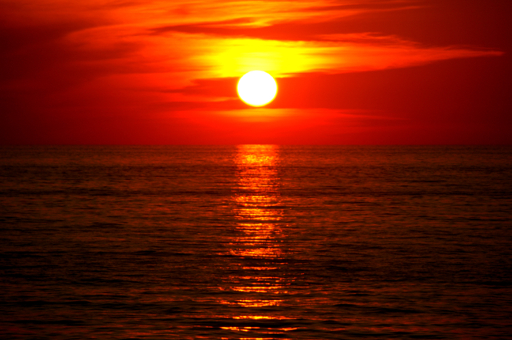
#> input picture datas/sunset2.jpg, 512 x 340 px
$ jupyter execute '85-图像特效-Swirl滤镜.ipynb'   (shell and % lines are left out)
#> lines starting #> are read from the running program, lines starting #| are printed output that depends on the picture
# 图像特效-Swirl滤镜

[cell 1]
from scipy import signal
import numpy as np
import cv2
import matplotlib.pyplot as plt
import math

[cell 2]
src = cv2.imread('../datas/sunset2.jpg')
#> src is the input picture: shape (340, 512, 3); mean B, G, R 2.5, 28.3, 117.1
gray = cv2.imread('../datas/sunset2.jpg',0)
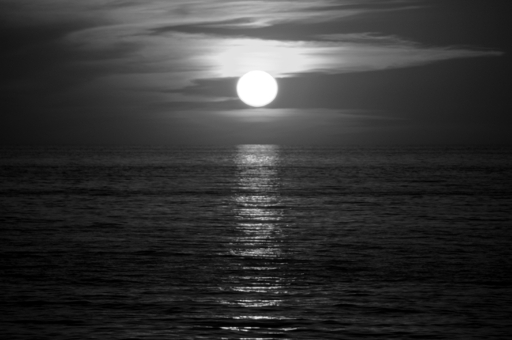
#> gray: shape (340, 512); min 0, max 255, mean 51.9
rgb = cv2.cvtColor(src,cv2.COLOR_BGR2RGB)

[cell 3]
def swirl_filter(src,cenX,cenY,degree):
#> called with cenX = 180, cenY = 200, degree = 200
    srcf = np.float32(src)
    if len(src.shape) < 3:
        srcf = cv2.cvtColor(src,cv2.COLOR_GRAY2RGB).astype(np.float32)
    dst = np.zeros_like(srcf)
    rows,cols = srcf.shape[0],srcf.shape[1]
#> rows = 340; cols = 512
    degree = min(degree,360)
    degree = max(0,degree)
    degree = degree / 3600.0
    radius = 0

    for y in range(rows):
        for x in range(cols):
            offsetX = x - cenX
            offsetY = y - cenY
            radian = math.atan2(offsetY,offsetX)
            radius = np.sqrt(offsetX ** 2 + offsetY ** 2)
            newX = int(radius * np.cos(radian + degree * radius) + cenX)
            newY = int(radius * np.sin(radian + degree * radius) + cenY)
            newX = min(cols - 1,max(0,newX))
            newY = min(rows - 1,max(0,newY))
            dst[y,x] = src[newY,newX]
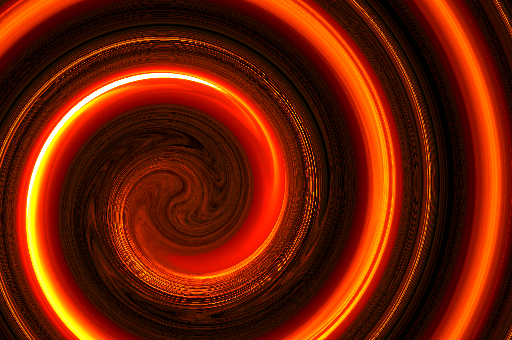
#> dst: shape (340, 512, 3) float32; mean R, G, B 112.6, 29.3, 2.5

    return np.uint8(dst)
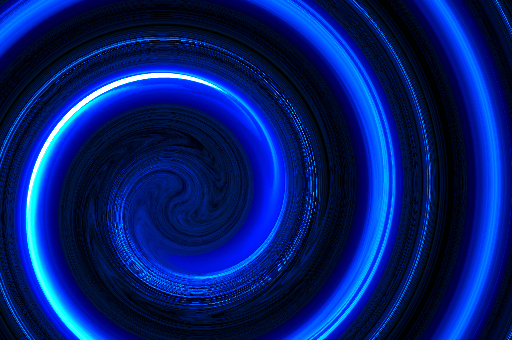
#> returned value: shape (340, 512, 3); mean of channels 0, 1, 2 112.6, 29.3, 2.5; drawn as B, G, R

$ run again, with datas/animal.jpg copied over datas/sunset2.jpg
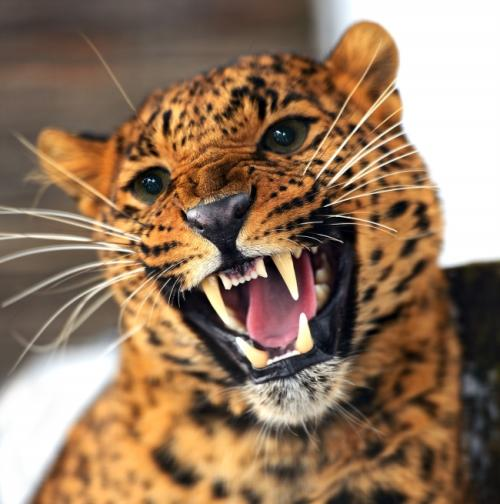
#> input picture datas/animal.jpg, 500 x 504 px
#> src is the input picture: shape (504, 500, 3); mean B, G, R 95.3, 119.5, 147.5
#> after the loop in swirl_filter, `for y in range(rows):`:
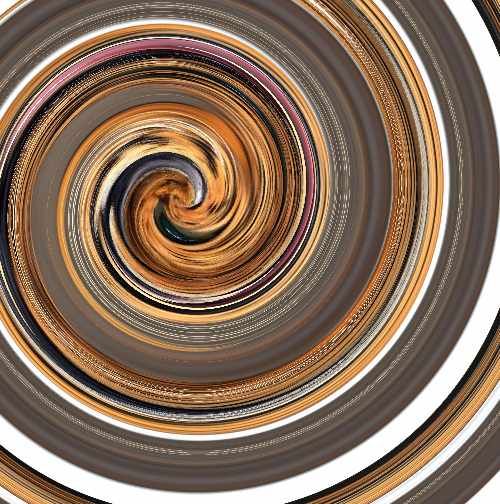
#> dst: shape (504, 500, 3) float32; mean R, G, B 136.8, 112.1, 91.5
#> in swirl_filter, `return np.uint8(dst)`:
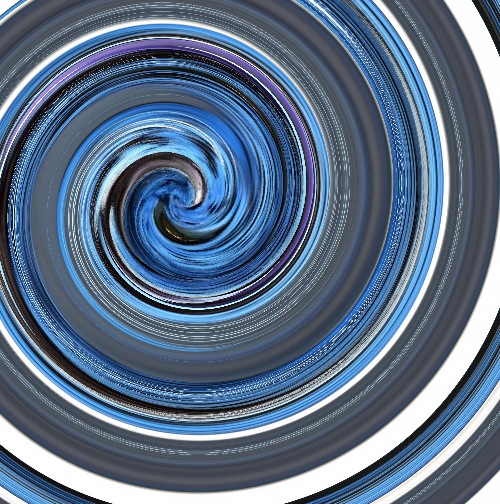
#> returned value: shape (504, 500, 3); mean of channels 0, 1, 2 136.7, 112.1, 91.5; drawn as B, G, R
